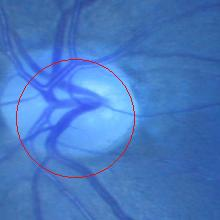
#> input picture temp_image.jpg, 220 x 220 px; its folder holds only this picture in this run
$ python -i soft_exudates.py   (imports and definitions only)
#> lines starting #> are read from the running program, lines starting #| are printed output that depends on the picture; after the words box and inside, x2 and y2 are one past the last pixel; in counts of white or black regions, pixels touching at a corner belong together
#> further down, picture is the input picture: shape (220, 220, 3); mean B, G, R 193.9, 120.7, 71
import cv2
import numpy as np
import os

def extract_soft_exudates(image):

    gray_image = cv2.cvtColor(image, cv2.COLOR_BGR2GRAY)
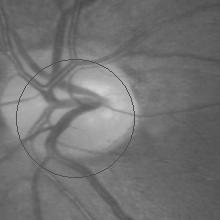
#> gray_image: shape (220, 220); min 58, max 210, mean 114.1

    clahe = cv2.createCLAHE(clipLimit=2.0, tileGridSize=(8, 8))

    contrast_enhanced_image = clahe.apply(gray_image)
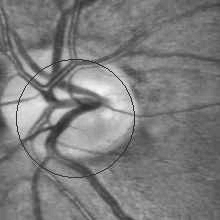
#> contrast_enhanced_image: shape (220, 220); min 32, max 247, mean 124.8

    blurred_image = cv2.GaussianBlur(contrast_enhanced_image, (5, 5), 0)

    _, binary_image = cv2.threshold(blurred_image, 180, 255, cv2.THRESH_BINARY)
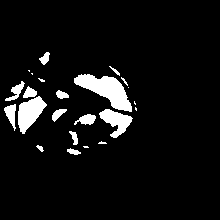
#> binary_image: shape (220, 220); 6.7% white; 23 white regions (9 under 20 px), largest, box (x1, y1, x2, y2) and area: (74, 74, 132, 112) 1042, (18, 96, 47, 134) 622, (99, 109, 133, 138) 486
    binary_image = cv2.bitwise_not(binary_image)


    contours, _ = cv2.findContours(binary_image.copy(), cv2.RETR_EXTERNAL, cv2.CHAIN_APPROX_SIMPLE)
#> contours = [[[0, 0], [0, 219], [219, 219], [219, 0]]]


    mask = np.zeros(binary_image.shape[:2], dtype="uint8")


    for cnt in contours:
        area = cv2.contourArea(cnt)
        if 100 < area < 5000:
            cv2.drawContours(mask, [cnt], -1, 255, -1)
#> this loop made 1 pass
#> (cnt, area) on pass 1: ([[0, 0], [0, 219], [219, 219], [219, 0]], 47961)
#> mask: shape (220, 220); every value is 0
    final_image = cv2.bitwise_and(gray_image, gray_image, mask=mask)

    return final_image

# [14 lines not run here, left out]

>>> import cv2
>>> picture = cv2.imread('temp_image.jpg')
>>> result = extract_soft_exudates(picture)
